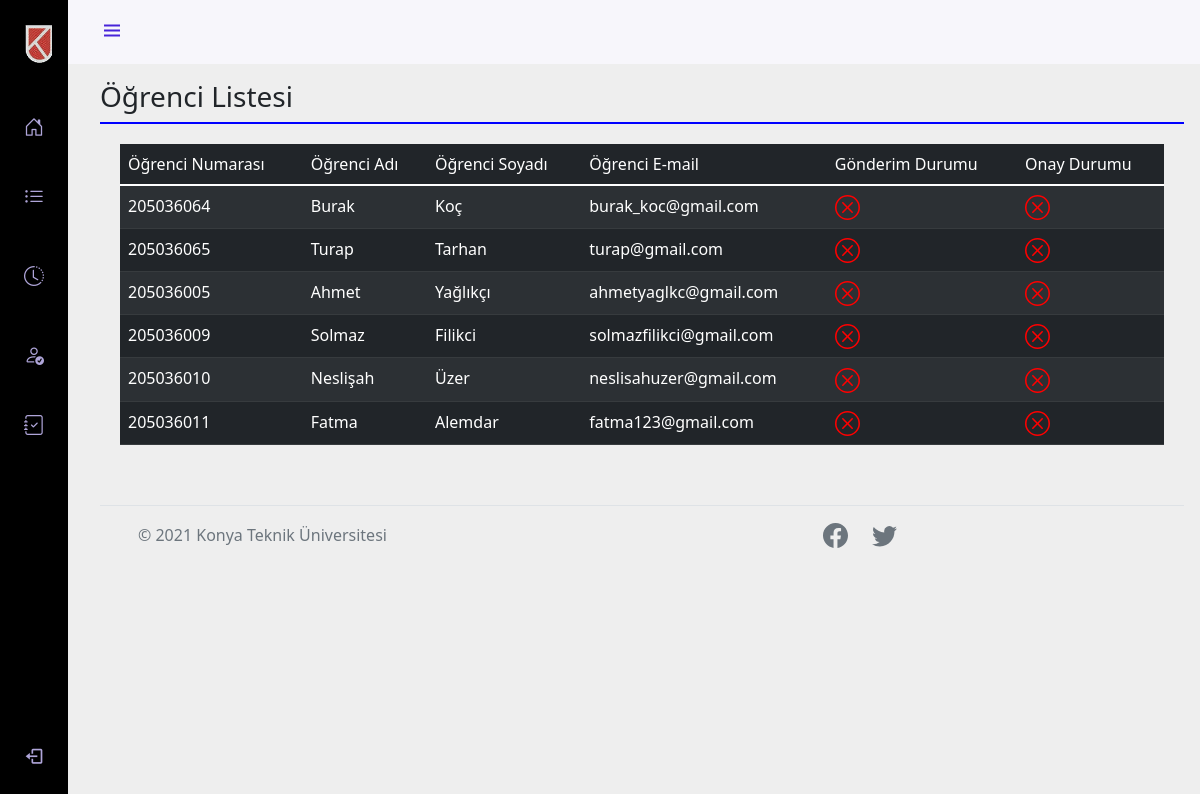
/Danisman/ogrenci_listesi.php?ID=5, run on the app's committed database.
### tables this page shows
CREATE TABLE `ogrenciler` (
  `Ogrenci_id` int(11) NOT NULL,
  `Ogrenci_adi` varchar(50) DEFAULT NULL,
  `Ogrenci_soyadi` varchar(50) DEFAULT NULL,
  `Ogrenci_Email` varchar(50) DEFAULT NULL,
  `Ogrenci_Sifre` varchar(20) DEFAULT NULL,
  `Ogrenci_cinsiyet` varchar(5) DEFAULT NULL,
  `Ogrenci_Telefon` varchar(11) DEFAULT NULL,
  `Ogrenci_no` varchar(9) NOT NULL,
  `Ogrenci_resim` varchar(40) DEFAULT NULL,
  `il_kodu` varchar(20) NOT NULL,
  `ilce_kodu` varchar(255) DEFAULT NULL,
  `Ogrenci_sinif_id` int(11) DEFAULT NULL,
  `Ogrenci_danisman_id` int(11) DEFAULT NULL,
  `Ogrenci_bolum_id` int(11) NOT NULL,
  `Durumu` int(11) DEFAULT NULL,
  `StajOnay` int(11) NOT NULL,
  `StajOnayBaskan` int(11) DEFAULT NULL,
  `Silinme_Durumu` tinyint(1) DEFAULT NULL,
  `OgrenciStajBasvuru` tinyint(4) NOT NULL,
  `OgrenciStajGonderim` tinyint(4) NOT NULL,
  `ReddetmeYorumu` varchar(255) DEFAULT NULL
);

### Danisman/ogrenci_listesi.php (the view, shortened to what this page needs)
<?php
include '../Include/Header.php';
if (isset($_GET['ID'])) {
  $GelenID        =   $_GET['ID'];
}
?>
<body id="body-pd">
  <header class="header" id="header">
    <div class="header_toggle"> <i class='bx bx-menu' id="header-toggle"></i> </div>
  </header>
  <div class="l-navbar" id="nav-bar">
    <nav class="nav">
      <div> <a href="AnaPanel_Danisman.php" class="nav_logo"><span class="nav_logo-name"><img src="../resimler/ktun_logo_koyu_zemin.gif" height="40"></span> </a>
        <div class="nav_list"> <a href="AnaPanel_Danisman.php" class="nav_link" style="text-decoration:none;"> <i class='bi bi-house-door nav_icon'></i> <span class="nav_name">Anasayfa</span> </a>
          <a href="sinif_listeleri.php" class="nav_link" style="text-decoration:none;"> <i class='bi bi-list-ul nav_icon'></i> <span class="nav_name">Öğrenci Listeleri</span> </a>
          <a href="onay_bekleyen_stajlar.php" class="nav_link" style="text-decoration:none;"> <i class='bi bi-clock-history nav_icon'></i> <span class="nav_name" style="text-decoration: center;">Onay Bekleyen<br>Stajlar</span> </a>
          <a href="onaylanmis_stajlar.php" class="nav_link" style="text-decoration:none; text-align: center;"> <i class='bi bi-person-check nav_icon'></i> <span class="nav_name">Onaylanmış Stajlar</span> </a>
          <a href="gönderilen_staj_dosyaları.php" class="nav_link" style="text-decoration:none; text-align: center;"> <i class="bi bi-journal-check nav_icon"></i> <span class="nav_name">Staj Dosyaları</span> </a>
        </div>
      </div> <a href="uyecikis.php" class="nav_link" style="text-decoration:none;"> <i class='bx bx-log-out nav_icon'></i> <span class="nav_name">Çıkış Yap</span> </a>
    </nav>
  </div>
  <div style="margin-top: 80px;">
    <h3>Öğrenci Listesi</h3>
  </div>
  <div style="border-top:2px solid blue; padding: 20px;">
    <table class="table table-dark table-striped">
      <thead>
        <tr>
        <td>Öğrenci Numarası</td>
          <td>Öğrenci Adı</td>
          <td>Öğrenci Soyadı</td>
          <td>Öğrenci E-mail</td>
          <td>Gönderim Durumu</td>
          <td>Onay Durumu</td>
        </tr>
      </thead>
      <?php
      $ogrenci_sor = $VeritabaniBaglantisi->prepare("SELECT * FROM ogrenciler WHERE Ogrenci_sinif_id=? ORDER BY Ogrenci_id ASC");
      $ogrenci_sor->execute(array($GelenID));
      foreach ($ogrenci_sor as $row) {
      ?>
        <tr>
        <td><?php echo $row['Ogrenci_no']; ?></td>
          <td><?php echo $row['Ogrenci_adi']; ?></td>
          <td><?php echo $row['Ogrenci_soyadi']; ?></td>
          <td><?php echo $row['Ogrenci_Email']; ?></td>
          <?php
          if ($row['OgrenciStajGonderim'] == 1)
          { ?>
            <td><svg xmlns="http://www.w3.org/2000/svg" width="25" height="25" fill="currentColor" class="bi bi-check2-circle" viewBox="0 0 16 16" style="color:#6BCB77;">
                <path d="M2.5 8a5.5 5.5 0 0 1 8.25-4.764.5.5 0 0 0 .5-.866A6.5 6.5 0 1 0 14.5 8a.5.5 0 0 0-1 0 5.5 5.5 0 1 1-11 0z" />
                <path d="M15.354 3.354a.5.5 0 0 0-.708-.708L8 9.293 5.354 6.646a.5.5 0 1 0-.708.708l3 3a.5.5 0 0 0 .708 0l7-7z" />
              </svg></td>
          <?php
          } else {
          ?>
            <td></td>
          <?php }
          if ($row['StajOnay'] == 1)
          { ?>
            <td><svg xmlns="http://www.w3.org/2000/svg" width="25" height="25" fill="currentColor" class="bi bi-check2-circle" viewBox="0 0 16 16" style="color:#6BCB77;">
                <path d="M2.5 8a5.5 5.5 0 0 1 8.25-4.764.5.5 0 0 0 .5-.866A6.5 6.5 0 1 0 14.5 8a.5.5 0 0 0-1 0 5.5 5.5 0 1 1-11 0z" />
                <path d="M15.354 3.354a.5.5 0 0 0-.708-.708L8 9.293 5.354 6.646a.5.5 0 1 0-.708.708l3 3a.5.5 0 0 0 .708 0l7-7z" />
              </svg></td>
          <?php
          } else {
          ?>
            <td></td>
        <?php }
        } ?>
        </tr>
    </table>
  </div>
  <?php
  include '../Include/footer.php';
  ?>

### style.css (style rules this page uses)
:root { --header-height: 3rem; --nav-width: 68px; --first-color: #4723d9; --first-color-light: #afa5d9; --white-color: #f7f6fb; --body-font: "Nunito", sans-serif; --normal-font-size: 1rem; --z-fixed: 100; }
body { position: relative; margin: var(--header-height) 0 0 0; padding: 0 1rem; font-family: var(--body-font); font-size: var(--normal-font-size); transition: 0.5s; }
a { text-decoration: none; }
.header { width: 100%; height: var(--header-height); position: fixed; top: 0; left: 0; display: flex; align-items: center; justify-content: space-between; padding: 0 1rem; background-color: var(--white-color); z-index: var(--z-fixed); transition: 0.5s; }
.header_toggle { color: var(--first-color); font-size: 1.5rem; cursor: pointer; }
.l-navbar { position: fixed; top: 0; left: -30%; width:var(--nav-width); height: 100vh; background-color: black; padding: 0.5rem 1rem 0 0; transition: 0.5s; z-index: var(--z-fixed); }
.nav { height: 100%; display: flex; flex-direction: column; justify-content: space-between; overflow: hidden; }
.nav_logo, .nav_link { display: grid; grid-template-columns: max-content max-content; align-items: center; column-gap: 1rem; padding: 0.5rem 0 0.5rem 1.5rem; }
.nav_logo { margin-bottom: 2rem; }
.nav_logo-name { color: var(--white-color); font-weight: 700; }
.nav_link { position: relative; color: var(--first-color-light); margin-bottom: 1.5rem; transition: 0.3s; }
.nav_icon { font-size: 1.25rem; }
@media screen and (min-width: 768px) { body { margin: calc(var(--header-height) + 1rem) 0 0 0; padding-left: calc(var(--nav-width) + 2rem); } }
@media screen and (min-width: 768px) { .header { height: calc(var(--header-height) + 1rem); padding: 0 2rem 0 calc(var(--nav-width) + 2rem); } }
@media screen and (min-width: 768px) { .l-navbar { left: 0; padding: 1rem 1rem 0 0; } }

### Include/Header.php (style rules this page uses)
body { background-color:#EEEEEE; }

### data on the page
ogrenciler: Ogrenci_no "205036064", Ogrenci_adi "Burak", Ogrenci_soyadi "Koç", Ogrenci_Email "burak_koc@gmail.com", OgrenciStajGonderim 0 (drawn), StajOnay 0 (drawn)
ogrenciler: Ogrenci_no "205036065", Ogrenci_adi "Turap", Ogrenci_soyadi "Tarhan", Ogrenci_Email "turap@gmail.com", OgrenciStajGonderim 0 (drawn), StajOnay 0 (drawn)
ogrenciler: Ogrenci_no "205036005", Ogrenci_adi "Ahmet", Ogrenci_soyadi "Yağlıkçı", Ogrenci_Email "ahmetyaglkc@gmail.com", OgrenciStajGonderim 0 (drawn), StajOnay 0 (drawn)
ogrenciler: Ogrenci_no "205036009", Ogrenci_adi "Solmaz", Ogrenci_soyadi "Filikci", Ogrenci_Email "solmazfilikci@gmail.com", OgrenciStajGonderim 0 (drawn), StajOnay 0 (drawn)
ogrenciler: Ogrenci_no "205036010", Ogrenci_adi "Neslişah", Ogrenci_soyadi "Üzer", Ogrenci_Email "neslisahuzer@gmail.com", OgrenciStajGonderim 0 (drawn), StajOnay 0 (drawn)
ogrenciler: Ogrenci_no "205036011", Ogrenci_adi "Fatma", Ogrenci_soyadi "Alemdar", Ogrenci_Email "fatma123@gmail.com", OgrenciStajGonderim 0 (drawn), StajOnay 0 (drawn)
